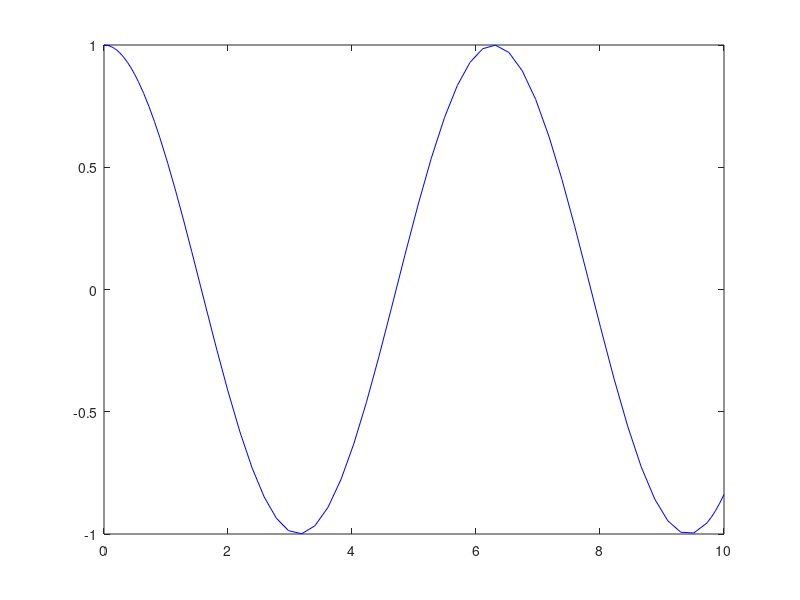

Reproduce this figure in MATLAB. (Note: this script raises an error after producing the figure.)
%% Exercise 4
% Task 1
clearvars
clc
close all

% b
odefun = @(t,y) [y(2); -y(1)];
tspan = [0 10];
y0 = [1; 0];
[T, Y] = ode45(odefun, tspan, y0);

figure;
plot(T, Y(:,1), 'b-');
hold on;

syms y(t)
Dy = diff(y);
ode = diff(y,t,2) + y == 0;
cond = [y(0)==1, Dy(0)==0];
ySol(t) = dsolve(ode, cond);

ySym = double(ySol(T));
plot(T, ySym, 'ro');

title("1(b) Solution of y'' + y = 0");
xlabel('t');
ylabel('y(t)');
legend('Numerical', 'Symbolic (dsolve)');

disp('Sizes of T and Y:');
disp(['Size of T: ', num2str(size(T))]);
disp(['Size of Y: ', num2str(size(Y))]);


%% c
clearvars
clc
close all

% 1(c)
odefun_c = @(t,y) [y(2); -y(1) - 2*y(2)];
y0_c = [1; 0];
[t_c, y_c] = ode45(odefun_c, [0 10], y0_c);

figure;
plot(t_c, y_c(:,1));
title('1(c) Solution of y"" + 2y'' + y = 0');
xlabel('t');
ylabel('y(t)');

%% Exercise 4
% Task 2
clearvars
clc
close all

% a
syms y(t);
eqn = diff(y,t,2) + y == 0;
V = odeToVectorField(eqn);
odefun_symbolic = matlabFunction(V, 'Vars', {'t','Y'});

disp('Generated function for 2(a):');
disp(odefun_symbolic);

% b

[T_sym, Y_sym] = ode45(odefun_symbolic, [0 10], [1; 0]);

figure;
plot(T_sym, Y_sym(:,1), 'b-');
title('2(b) Solution using Symbolic Conversion');
xlabel('t');
ylabel('y(t)');
legend('Numerical');


%% c
clearvars
clc 
close all

syms y(t);
eqn = diff(y,t,3) + 2*diff(y,t) + y == 0;
V = odeToVectorField(eqn);
odefun_3rd = matlabFunction(V, 'Vars', {'t','Y'});

y0_3rd = [1; 1; 0];
[T_3rd, Y_3rd] = ode45(odefun_3rd, [0 10], y0_3rd);

figure;
plot(T_3rd, Y_3rd(:,1));
title('2(c) Solution of y^{(3)} + 2y'' + y = 0');
xlabel('t');
ylabel('y(t)');


%% d i
clearvars
clc
close all

syms y(t);
eqn_i = t*diff(y,t,2) + t^2*diff(y,t) + y == 0;
try
    V_i = odeToVectorField(eqn_i);
    odefun_i = matlabFunction(V_i, 'Vars', {'t','Y'});
    [T_i, Y_i] = ode45(odefun_i, [1 5], [1; 0]);
    
    figure;
    plot(T_i, Y_i(:,1), 'b-');
    title('2(d)(i) Numerical Solution of t y"" + t^2 y'' + y = 0');
    xlabel('t');
    ylabel('y(t)');
catch
    disp('Symbolic conversion failed for 2(d)(i)');
end

% d ii
syms y(t);
eqn_ii = t^2*diff(y,t,2) + t*diff(y,t) + y == 0;
V_ii = odeToVectorField(eqn_ii);
odefun_ii = matlabFunction(V_ii, 'Vars', {'t','Y'});

% Numerical solution
[T_ii, Y_ii] = ode45(odefun_ii, [1 10], [1; 0]);

% Symbolic solution
dy = diff(y);
cond_ii = [y(1) == 1, dy(1) == 0];
ySol_ii(t) = dsolve(eqn_ii, cond_ii);
ySym_ii = double(ySol_ii(T_ii));

figure;
plot(T_ii, Y_ii(:,1), 'b-');
hold on;
plot(T_ii, ySym_ii, 'ro');
title('2(d)(ii) Solution of t^2 y"" + t y'' + y = 0');
xlabel('t');
ylabel('y(t)');
legend('Numerical', 'Symbolic');

%% Exercise 4
% Task 3
clearvars
clc
close all

m = 1;
k = 0.5;
g = 9.81;

tspan = [0, 10];  

y0 = [100; 0];

% Without air resistance
f_noDrag = @(t,y) [ y(2); -g ];           

% With air resistance
f_withDrag = @(t,y) [ y(2); -g - (k/m)*y(2) ];

[t_noDrag, y_noDrag]     = ode45(f_noDrag,    tspan, y0);
[t_withDrag, y_withDrag] = ode45(f_withDrag,  tspan, y0);

% position vs. time plot
figure('Name','Falling Object - Position vs Time','NumberTitle','off');
hold on; grid on;
plot(t_noDrag,    y_noDrag(:,1),    'b-','LineWidth',2, 'DisplayName','No Drag');
plot(t_withDrag,  y_withDrag(:,1),  'r-','LineWidth',2, 'DisplayName','With Drag');
xlabel('Time (s)');
ylabel('Position s(t) (m)');
title('Falling Object with/without Air Resistance');
legend('Location','Best');
hold off;

%% Animation

figure('Name','Falling Object Animation','NumberTitle','off');
hold on; grid on;
axis([tspan(1), tspan(2), 0, 110]);
xlabel('Time (s)');
ylabel('Height (m)');
title('Animation: Falling Object (Upward = Positive)');

plot(t_noDrag,    y_noDrag(:,1),    'b--','HandleVisibility','off');
plot(t_withDrag,  y_withDrag(:,1),  'r--','HandleVisibility','off');

markerNoDrag   = plot(t_noDrag(1),   y_noDrag(1,1),   'bo','MarkerFaceColor','b','MarkerSize',8,...
                      'DisplayName','No Drag');
markerWithDrag = plot(t_withDrag(1), y_withDrag(1,1), 'ro','MarkerFaceColor','r','MarkerSize',8,...
                      'DisplayName','With Drag');
legend('No Drag','With Drag','Location','Best');

idxNoDrag   = 1;  
idxWithDrag = 1;  

tCurrent = 0;     
tEnd     = max(t_noDrag(end), t_withDrag(end));

tStep = 0.01;  

while tCurrent <= tEnd
    sNoDrag   = interp1(t_noDrag,   y_noDrag(:,1),   tCurrent, 'linear','extrap');
    sWithDrag = interp1(t_withDrag, y_withDrag(:,1), tCurrent, 'linear','extrap');
    
    set(markerNoDrag,   'XData', tCurrent, 'YData', sNoDrag);
    set(markerWithDrag, 'XData', tCurrent, 'YData', sWithDrag);
    
    pause(tStep);
    
    tCurrent = tCurrent + tStep;
end

hold off;
